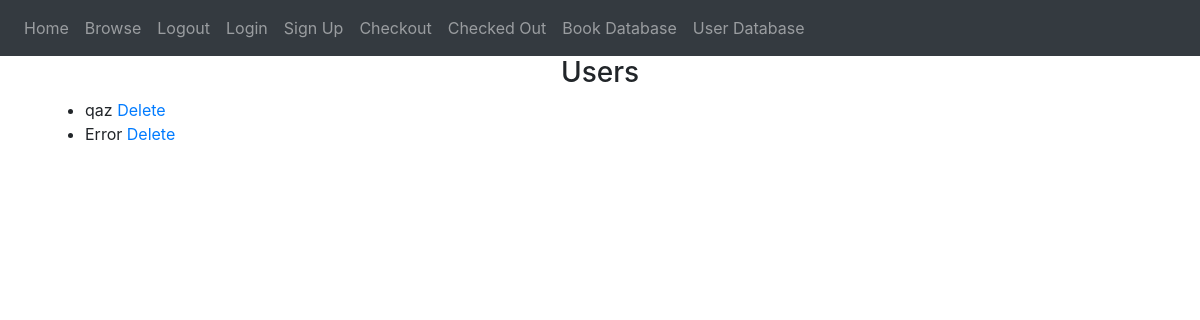
Page /userBase (signed in) on the earlier database version.
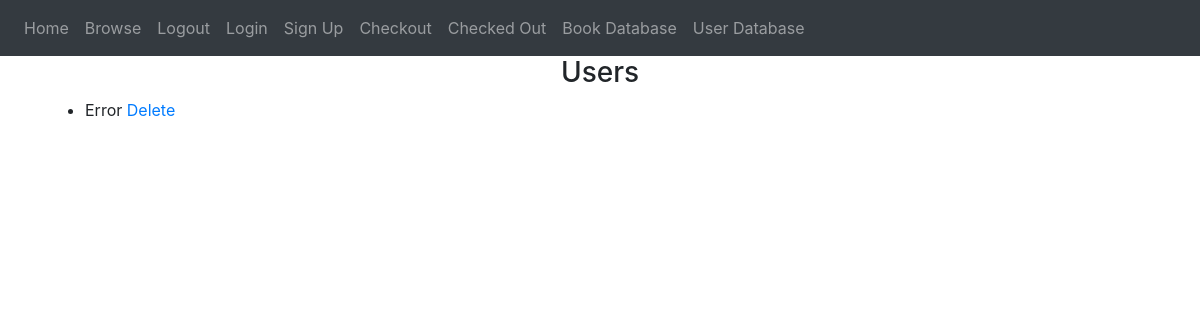
Same page on the later database version.
### website/models.py (models this page shows)
class User(db.Model, UserMixin):
    id = db.Column(db.Integer, primary_key=True)
    email = db.Column(db.String(100), unique=True)
    password = db.Column(db.String(100))
    first_name = db.Column(db.String(100))

### website/views.py (the view)
@views.route("/userBase")
@login_required
def userBase():
    users = User.query.all()
    return render_template("userBase.html", users=users)

### website/__init__.py (called while the page is built)
def create_app():
    app = Flask(__name__)
    app.config['SECRET_KEY'] = 'Eldritch' ##random string key
    app.config['SQLALCHEMY_DATABASE_URI'] = f'sqlite:///{DB_NAME}'
    db.init_app(app)
    from .views import views
    from .auth import auth
    app.register_blueprint(views, url_prefix='/')
    app.register_blueprint(auth, url_prefix='/')
    from .models import User
    with app.app_context():
        db.create_all()
    login_manager = LoginManager()
    login_manager.login_view = 'auth.login'
    login_manager.init_app(app)
    @login_manager.user_loader
    def load_user(id):
        return User.query.get(int(id))
    return app

### website/templates/userBase.html
{% extends "base.html" %}
{% block content %}
  <h3 align="center">Users</h3>
  <div style="overflow-y: scroll; height: 300px;">
    <ul>
      {% for user in users %}
        <li>{{ user.first_name }} <a href="{{ url_for('views.delete_user', user_id=user.id) }}">Delete</a></li>
      {% endfor %}
    </ul>
  </div>
{% endblock %}

Differences in the rows shown:
removed User: first_name "qaz"
